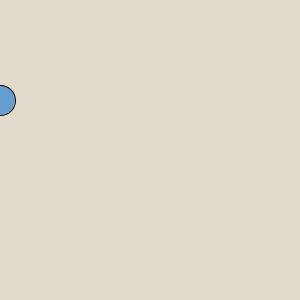
Frame 1 (no input)
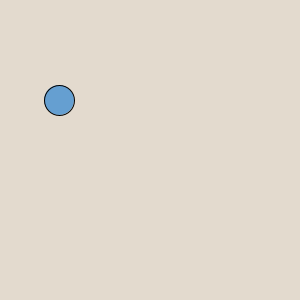
Frame 60 (the mouse pressed at the canvas centre just before this capture)
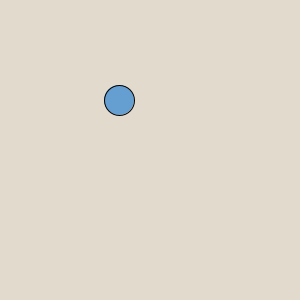
Frame 120 (the mouse held since frame 60 and released just before this capture)

The Processing sketch that drew these frames (run headless with seeded random() and noise(); from frame 60 on, the mouse is pressed at the canvas centre):

// Processing sketch: bouncingBall
// ── bouncingBall.pde
int x = 0;
int speed = 1;

void setup() {
 size(300, 300); 
}

void draw() {
  background(227, 218, 206);
  stroke(0);
  fill(#659FD1);
  ellipse(x, 100, 30, 30);
  
  x = x + speed;
  
  if ((x > width) || (x < 0)) {
   speed = speed * -1; 
  }
}
